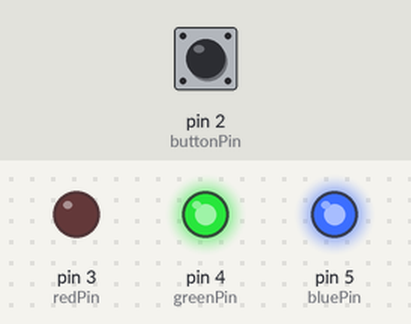
Recording of a sketch running on a simulated Arduino Uno, built with avr-gcc and run on an emulated ATmega328P. On the bench: output pins drawn as LEDs (lit = HIGH). Inputs (shaded band) come from the test bench; at power-on: pin 2 (buttonPin) LOW.

Above: at 0.5 s.
At 2.5 s:
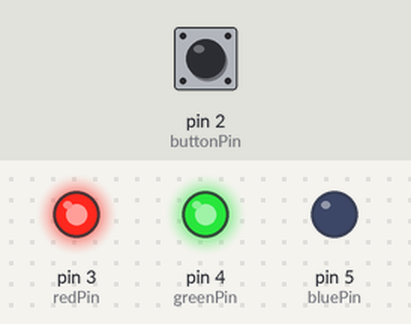
At 5.5 s:
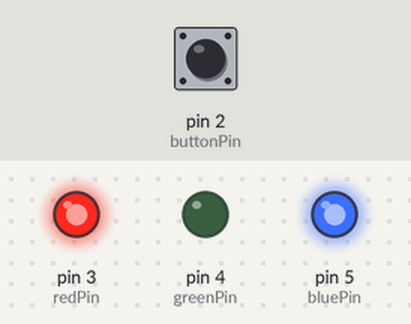
At 7.5 s:
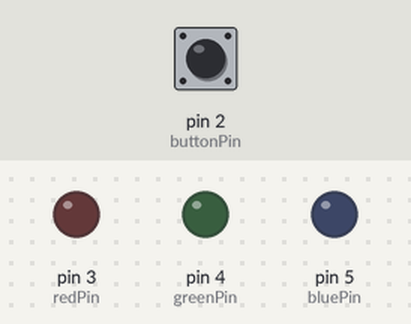
Timing chart, 0 to 9.2 s (numbered marks = the images above):
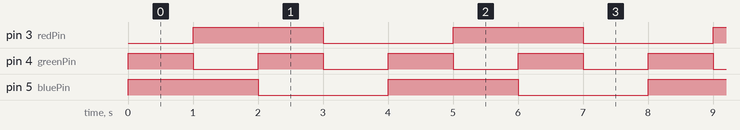

The sketch:

practice-2.ino
```cpp
const int buttonPin = 2;
const int redPin = 3;
const int greenPin = 4;
const int bluePin = 5;

int colorIndex = 0;
int direction = 1;
int lastButtonState = LOW;
unsigned long lastDebounceTime = 0;
const unsigned long debounceDelay = 50;
unsigned long previousMillis = 0;
const unsigned long interval = 1000;

void showColor(int index) {
  if (index == 0) {
    digitalWrite(redPin, LOW);
    digitalWrite(greenPin, HIGH);
    digitalWrite(bluePin, HIGH);
  } else if (index == 1) {
    digitalWrite(redPin, HIGH);
    digitalWrite(greenPin, LOW);
    digitalWrite(bluePin, HIGH);
  } else if (index == 2) {
    digitalWrite(redPin, HIGH);
    digitalWrite(greenPin, HIGH);
    digitalWrite(bluePin, LOW);
  } else if (index == 3) {
    digitalWrite(redPin, LOW);
    digitalWrite(greenPin, LOW);
    digitalWrite(bluePin, LOW);
  }
}

void setup() {
  pinMode(buttonPin, INPUT);
  pinMode(redPin, OUTPUT);
  pinMode(greenPin, OUTPUT);
  pinMode(bluePin, OUTPUT);
  showColor(colorIndex);
}

void loop() {
  unsigned long currentMillis = millis();
  int reading = digitalRead(buttonPin);

  if (reading != lastButtonState && (currentMillis - lastDebounceTime) > debounceDelay) {
    lastDebounceTime = currentMillis;
    if (reading == HIGH) {
      direction = -direction;
    }
  }
  lastButtonState = reading;

  if (currentMillis - previousMillis >= interval) {
    previousMillis = currentMillis;
    colorIndex = (colorIndex + direction + 4) % 4;
    showColor(colorIndex);
  }
}
```

Measured:
- by itself, pin 3 (redPin), pin 5 (bluePin): alternates HIGH for 2.0 s and LOW for 2.0 s
- by itself, pin 4 (greenPin): alternates HIGH for 1.0 s and LOW for 1.0 s
- by itself, everything shown: repeats every 4.0 s, in 4 steps
